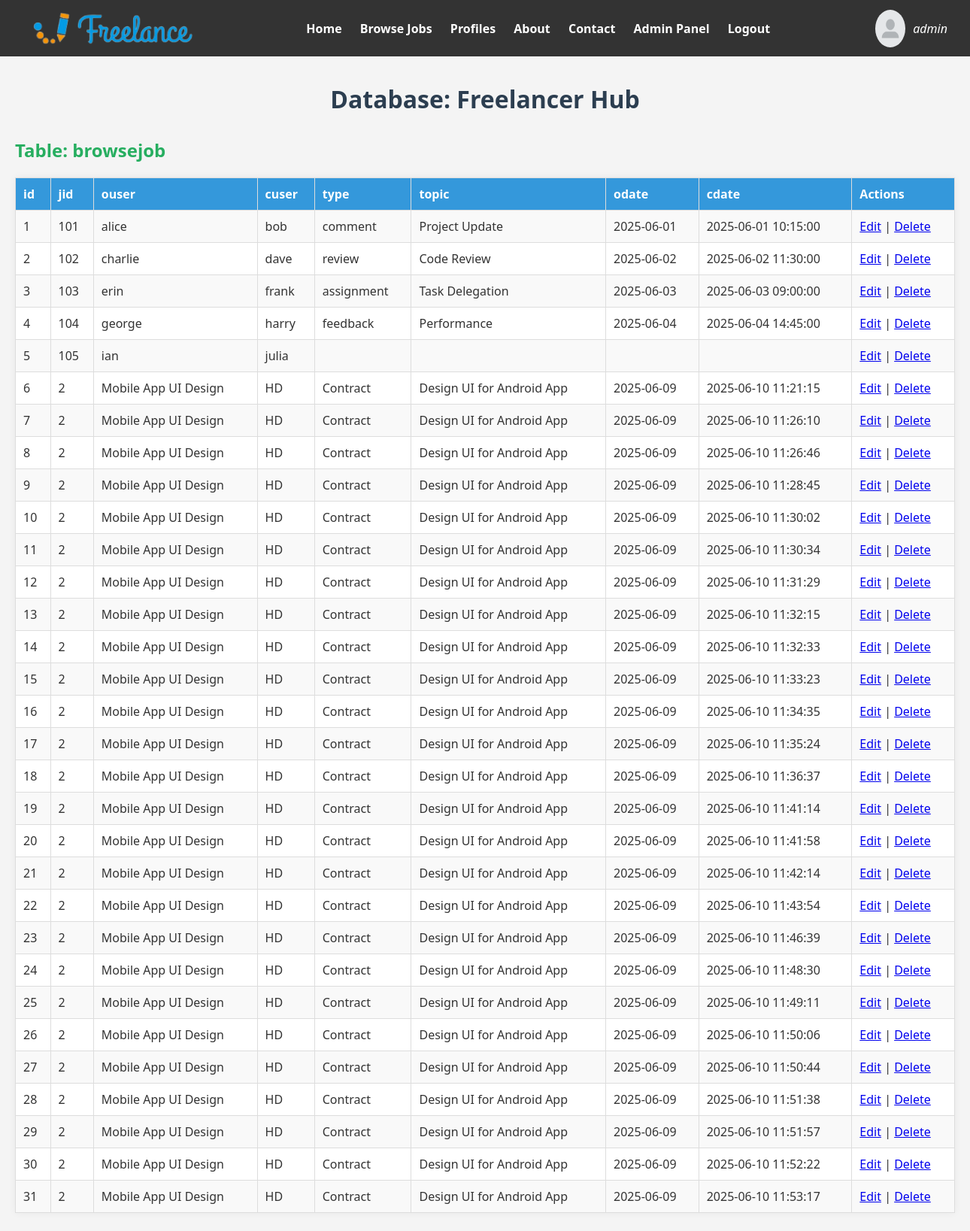
The page /admin_page.php (signed in, upper part) on the database its author committed.
### tables this page shows
CREATE TABLE `users` (
  `id` int(10) UNSIGNED NOT NULL,
  `name` varchar(255) NOT NULL,
  `email` varchar(255) NOT NULL,
  `password` varchar(255) NOT NULL,
  `role` enum('user','admin') NOT NULL
);

CREATE TABLE `browsejob` (
  `id` int(11) NOT NULL,
  `jid` int(11) NOT NULL,
  `ouser` varchar(100) NOT NULL,
  `cuser` varchar(100) NOT NULL,
  `type` varchar(100) DEFAULT NULL,
  `topic` varchar(255) DEFAULT NULL,
  `odate` date DEFAULT NULL,
  `cdate` datetime DEFAULT NULL
);

### admin_page.php (the view, shortened to what this page needs)
<?php
$server = "127.0.0.1:3308";
$username = "root";
$password = "";
$database = "freelancer_hub";
$con = new mysqli($server, $username, $password, $database);
$role = "Unknown";
if (isset($_SESSION['email'])) {
    $email = $con->real_escape_string($_SESSION['email']);
    $query = "SELECT role FROM users WHERE email = '$email'";
    $result = $con->query($query);
    if ($result && $result->num_rows > 0) {
        $row = $result->fetch_assoc();
        $role = htmlspecialchars($row['role']);
    } else {
        $role = "Role not found";
    }
} else {
    $role = "Not logged in";
}
?>
<!DOCTYPE html>
<html>
<head>
</head>
<body>
<header>
    <div class='navbar'>
        <a href='user_page.php'><img src='image/logo-removebg-preview.png' alt='Logo'></a>
        <div>
            <a href='user_page.php'>Home</a>
            <a href='browsejob.php'>Browse Jobs</a>
            <a href='profile.html'>Profiles</a>
            <a href='aboutus.php'>About</a>
            <a href='contact.php'>Contact</a>
            <a href='admin_page.php'>Admin Panel</a>
            <a href="logout.php">Logout</a>
        </div>
        <div class='role'>
            <img src='image/user.webp' alt='User' width='40' style='border-radius: 50%;'>
            <p style="margin: 0px;"><?php echo $role; ?></p>
        </div>
    </div>
</header>
<h1>Database: Freelancer Hub</h1>
<?php
$tables = $con->query("SHOW TABLES");
while ($tableRow = $tables->fetch_array()) {
    $tableName = $tableRow[0];
    echo "<h2>Table: $tableName</h2>";
    $result = $con->query("SELECT * FROM `$tableName`");
    if ($result && $result->num_rows > 0) {
        echo "<table>";
        $fields = $result->fetch_fields();
        echo "<tr>";
        foreach ($fields as $field) {
            echo "<th>{$field->name}</th>";
        }
        echo "<th>Actions</th>";
        echo "</tr>";
        while ($row = $result->fetch_assoc()) {
            echo "<tr>";
            foreach ($row as $data) {
                echo "<td>" . htmlspecialchars($data) . "</td>";
            }
            $id = reset($row);
            echo "<td>
                <a href='edit.php?table=$tableName&id=$id'>Edit</a> |
                <a href='delete.php?table=$tableName&id=$id' onclick='return confirm(\"Are you sure?\")'>Delete</a>
            </td>";
            echo "</tr>";
        }
        echo "</table>";
    } else {
        echo "<p>No data in this table.</p>";
    }
}
?>
</body>
</html>

### admin_page.php (style rules this page uses)
body { font-family: 'Segoe UI', Tahoma, Geneva, Verdana, sans-serif; background-color: #f4f4f4; color: #333; padding: 20px; margin: 0; }
h1 { color: #2c3e50; margin-top: 90px; text-align: center; }
h2 { color: #27ae60; margin-top: 30px; }
table { border-collapse: collapse; width: 100%; margin-top: 10px; margin-bottom: 30px; background-color: #fff; box-shadow: 0 0 10px rgba(0,0,0,0.05); }
th, td { border: 1px solid #ddd; padding: 10px; text-align: left; }
th { background-color: #3498db; color: white; }
tr:nth-child(even) { background-color: #f9f9f9; }
p { color: #999; font-style: italic; }
header { background-color: #333; position: fixed; top: 0; left: 0; width: 100%; z-index: 1000; }
.navbar { display: flex; justify-content: space-between; align-items: center; padding: 10px 30px; color: white; }
.navbar a { color: white; margin: 0 10px; text-decoration: none; font-weight: bold; }
.navbar img { height: 50px; }
.role { display: flex; align-items: center; gap: 10px; }
.role p { color: white; margin: 0; }

### rows shown on the page
users: role "admin"
browsejob: id "1", jid "101", ouser "alice", cuser "bob", type "comment", topic "Project Update", odate "2025-06-01", cdate "2025-06-01 10:15:00"
browsejob: id "2", jid "102", ouser "charlie", cuser "dave", type "review", topic "Code Review", odate "2025-06-02", cdate "2025-06-02 11:30:00"
browsejob: id "3", jid "103", ouser "erin", cuser "frank", type "assignment", topic "Task Delegation", odate "2025-06-03", cdate "2025-06-03 09:00:00"
browsejob: id "4", jid "104", ouser "george", cuser "harry", type "feedback", topic "Performance", odate "2025-06-04", cdate "2025-06-04 14:45:00"
browsejob: id "5", jid "105", ouser "ian", cuser "julia"
browsejob: id "6", jid "2", ouser "Mobile App UI Design", cuser "HD", type "Contract", topic "Design UI for Android App", odate "2025-06-09", cdate "2025-06-10 11:21:15"
browsejob: id "7", jid "2", ouser "Mobile App UI Design", cuser "HD", type "Contract", topic "Design UI for Android App", odate "2025-06-09", cdate "2025-06-10 11:26:10"
browsejob: id "8", jid "2", ouser "Mobile App UI Design", cuser "HD", type "Contract", topic "Design UI for Android App", odate "2025-06-09", cdate "2025-06-10 11:26:46"
browsejob: id "9", jid "2", ouser "Mobile App UI Design", cuser "HD", type "Contract", topic "Design UI for Android App", odate "2025-06-09", cdate "2025-06-10 11:28:45"
browsejob: id "10", jid "2", ouser "Mobile App UI Design", cuser "HD", type "Contract", topic "Design UI for Android App", odate "2025-06-09", cdate "2025-06-10 11:30:02"
browsejob: id "11", jid "2", ouser "Mobile App UI Design", cuser "HD", type "Contract", topic "Design UI for Android App", odate "2025-06-09", cdate "2025-06-10 11:30:34"
browsejob: id "12", jid "2", ouser "Mobile App UI Design", cuser "HD", type "Contract", topic "Design UI for Android App", odate "2025-06-09", cdate "2025-06-10 11:31:29"
browsejob: id "13", jid "2", ouser "Mobile App UI Design", cuser "HD", type "Contract", topic "Design UI for Android App", odate "2025-06-09", cdate "2025-06-10 11:32:15"
browsejob: id "14", jid "2", ouser "Mobile App UI Design", cuser "HD", type "Contract", topic "Design UI for Android App", odate "2025-06-09", cdate "2025-06-10 11:32:33"
browsejob: id "15", jid "2", ouser "Mobile App UI Design", cuser "HD", type "Contract", topic "Design UI for Android App", odate "2025-06-09", cdate "2025-06-10 11:33:23"
browsejob: id "16", jid "2", ouser "Mobile App UI Design", cuser "HD", type "Contract", topic "Design UI for Android App", odate "2025-06-09", cdate "2025-06-10 11:34:35"
browsejob: id "17", jid "2", ouser "Mobile App UI Design", cuser "HD", type "Contract", topic "Design UI for Android App", odate "2025-06-09", cdate "2025-06-10 11:35:24"
browsejob: id "18", jid "2", ouser "Mobile App UI Design", cuser "HD", type "Contract", topic "Design UI for Android App", odate "2025-06-09", cdate "2025-06-10 11:36:37"
browsejob: id "19", jid "2", ouser "Mobile App UI Design", cuser "HD", type "Contract", topic "Design UI for Android App", odate "2025-06-09", cdate "2025-06-10 11:41:14"
browsejob: id "20", jid "2", ouser "Mobile App UI Design", cuser "HD", type "Contract", topic "Design UI for Android App", odate "2025-06-09", cdate "2025-06-10 11:41:58"
browsejob: id "21", jid "2", ouser "Mobile App UI Design", cuser "HD", type "Contract", topic "Design UI for Android App", odate "2025-06-09", cdate "2025-06-10 11:42:14"
browsejob: id "22", jid "2", ouser "Mobile App UI Design", cuser "HD", type "Contract", topic "Design UI for Android App", odate "2025-06-09", cdate "2025-06-10 11:43:54"
browsejob: id "23", jid "2", ouser "Mobile App UI Design", cuser "HD", type "Contract", topic "Design UI for Android App", odate "2025-06-09", cdate "2025-06-10 11:46:39"
browsejob: id "24", jid "2", ouser "Mobile App UI Design", cuser "HD", type "Contract", topic "Design UI for Android App", odate "2025-06-09", cdate "2025-06-10 11:48:30"
browsejob: id "25", jid "2", ouser "Mobile App UI Design", cuser "HD", type "Contract", topic "Design UI for Android App", odate "2025-06-09", cdate "2025-06-10 11:49:11"
browsejob: id "26", jid "2", ouser "Mobile App UI Design", cuser "HD", type "Contract", topic "Design UI for Android App", odate "2025-06-09", cdate "2025-06-10 11:50:06"
browsejob: id "27", jid "2", ouser "Mobile App UI Design", cuser "HD", type "Contract", topic "Design UI for Android App", odate "2025-06-09", cdate "2025-06-10 11:50:44"
browsejob: id "28", jid "2", ouser "Mobile App UI Design", cuser "HD", type "Contract", topic "Design UI for Android App", odate "2025-06-09", cdate "2025-06-10 11:51:38"
browsejob: id "29", jid "2", ouser "Mobile App UI Design", cuser "HD", type "Contract", topic "Design UI for Android App", odate "2025-06-09", cdate "2025-06-10 11:51:57"
browsejob: id "30", jid "2", ouser "Mobile App UI Design", cuser "HD", type "Contract", topic "Design UI for Android App", odate "2025-06-09", cdate "2025-06-10 11:52:22"
browsejob: id "31", jid "2", ouser "Mobile App UI Design", cuser "HD", type "Contract", topic "Design UI for Android App", odate "2025-06-09", cdate "2025-06-10 11:53:17"

### other values the page prints
$tableName "browsejob"
$field->name "id"
$field->name "jid"
$field->name "ouser"
$field->name "cuser"
$field->name "type"
$field->name "topic"
$field->name "odate"
$field->name "cdate"
